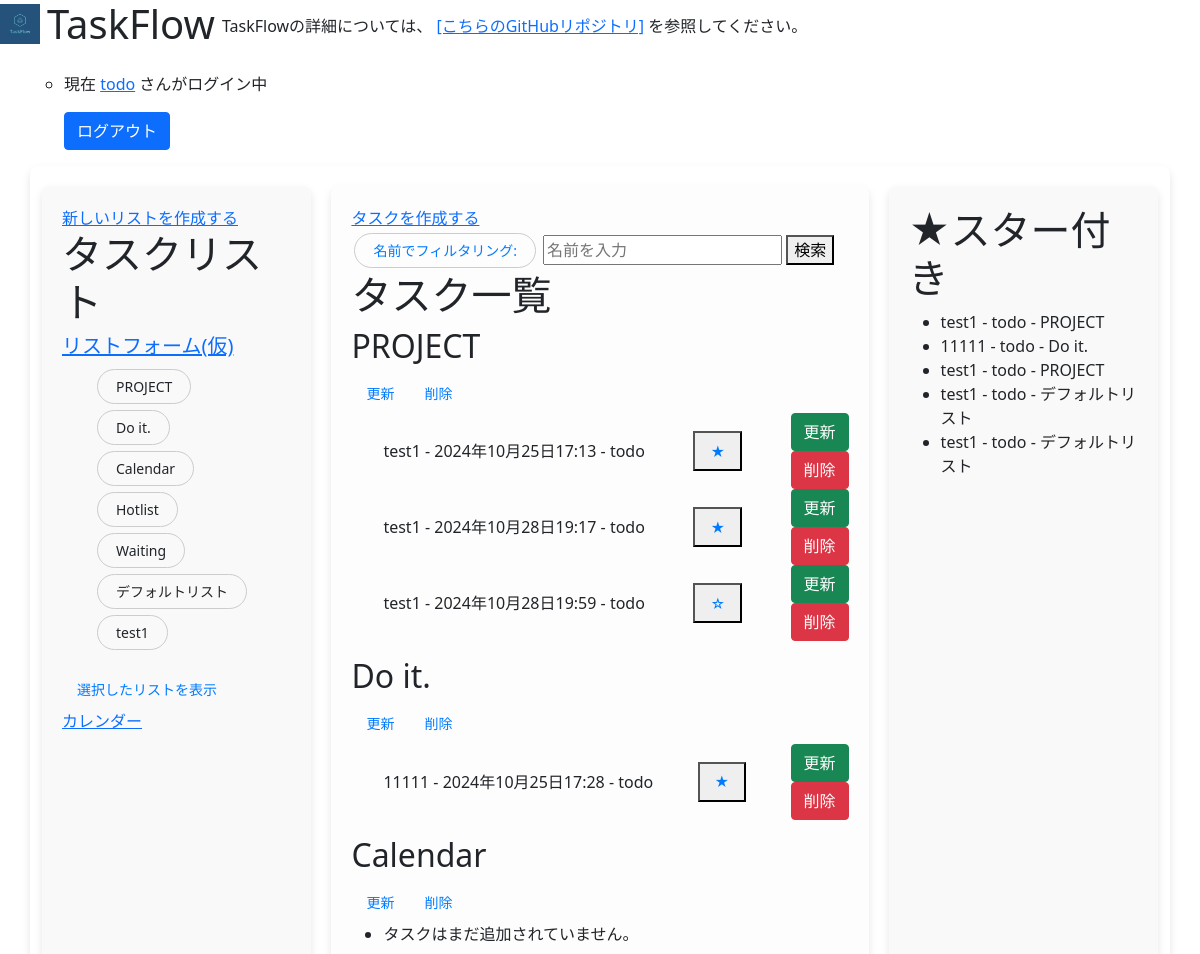
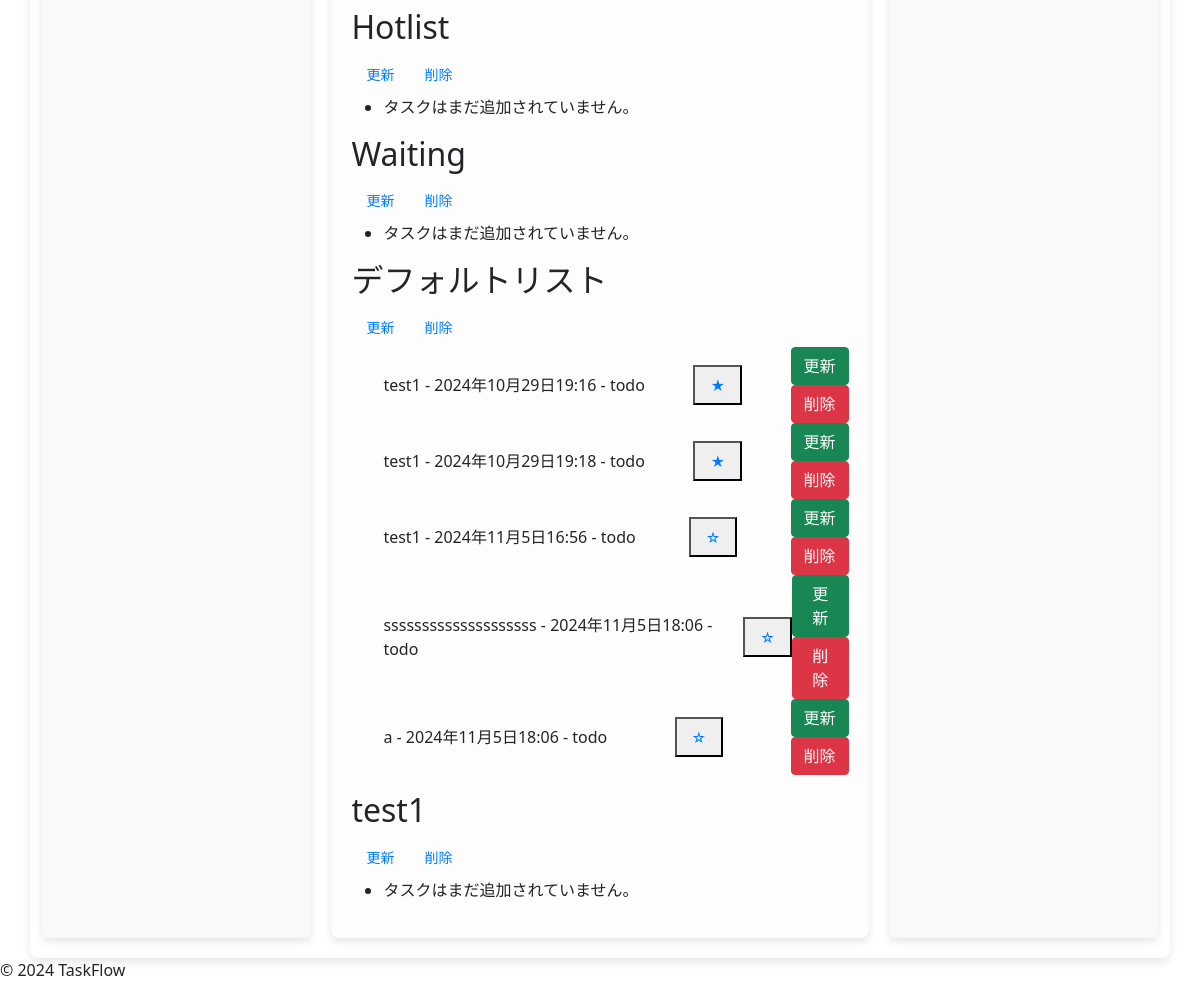
/tasks/ (signed in), run on an earlier commit of the app's database (2 pictures, top to bottom).
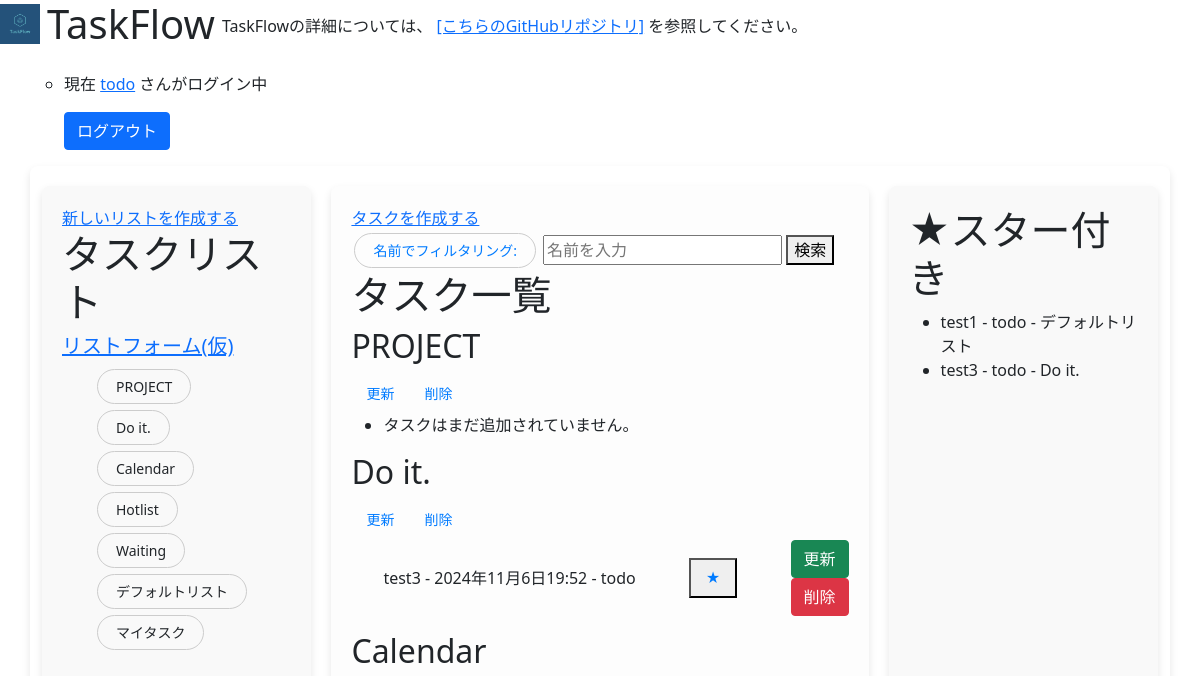
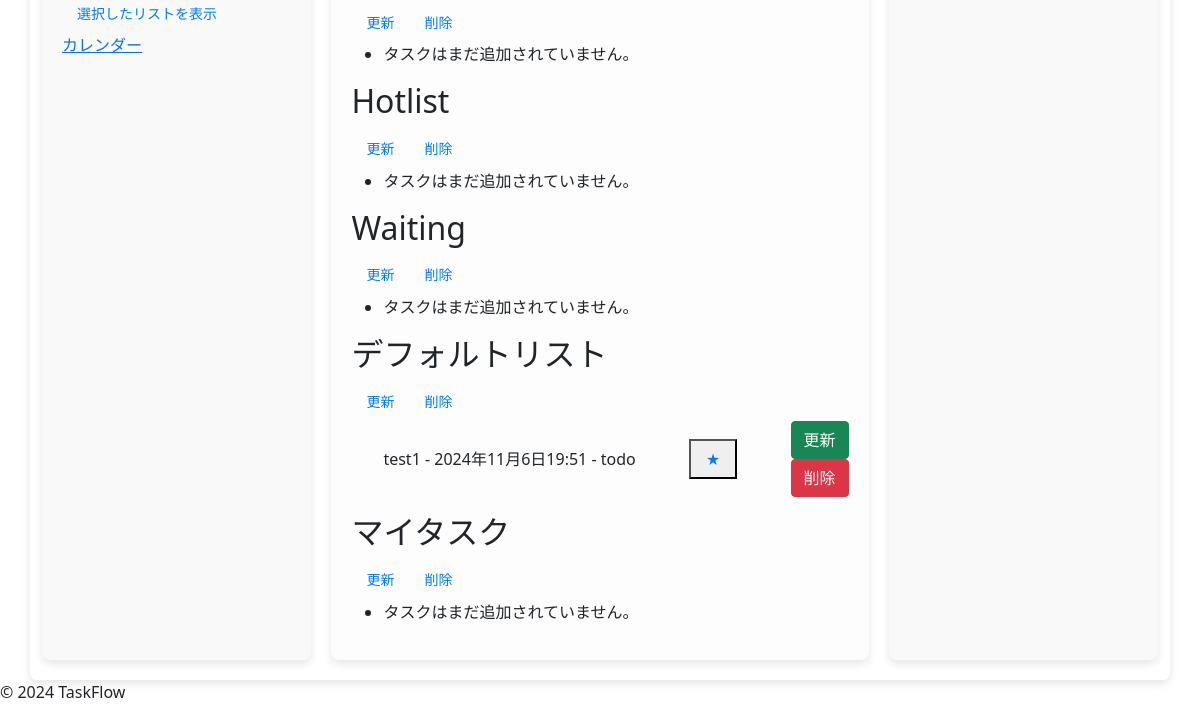
And on a later commit of the database (2 pictures, top to bottom).
### todo_app/models.py (models this page shows, shortened)
class TaskList(models.Model):
    name=models.CharField(max_length=20) #リスト名

class TaskCreate(models.Model):
    title=models.CharField(max_length=20) #タスクのタイトル
    description=models.TextField(null=True,blank=True) #説明
    due_date=models.DateTimeField(default=timezone.now) #期日
    is_starred=models.BooleanField(default=False) #スターの状態
    user = models.ForeignKey(settings.AUTH_USER_MODEL, on_delete=models.CASCADE) #作成したユーザー
    list=models.ForeignKey(TaskList,on_delete=models.CASCADE,default=1) #リストモデルとの関係

### accounts/models.py (models this page shows)
class CustomUser(AbstractUser):
    username=models.CharField(max_length=20,null=False,unique=True) #ユーザーネーム
    age=models.IntegerField(null=True, blank=True) #年齢
    mail=models.EmailField(max_length=30,null=True, blank=True,unique=True) #メールアドレス

### todo_app/views.py (the view)
# urls.py: path('tasks/', TaskListView.as_view(), name='task_list'),  # タスク一覧
class TaskListView(ListView):
    model = TaskCreate  # 表示するモデル
    template_name = 'todo_app/task_list.html'  # 使用するテンプレート
    context_object_name = 'tasks'  # テンプレートで使用するオブジェクト名
    def get_queryset(self):
        return TaskCreate.objects.filter(user=self.request.user)
    def get_context_data(self, **kwargs):
        context = super().get_context_data(**kwargs)
        filter_name = self.request.GET.get('filter_name', '')
        if filter_name:
            context['lists'] = TaskList.objects.filter(name__icontains=filter_name)  # 部分一致でフィルタリング
        else:
            context['lists'] = TaskList.objects.all()  # すべてのリストを表示
        return context

### templates/todo_app/task_list.html (shortened to what the changed rows need)
{% extends 'base.html' %}
{% load static %}
{% block content %}
<div class='container'>
    <div class='list-filter'>
        <h1>タスクリスト</h1>
        <form method="post" action="{% url 'task_list' %}">
            <ul>
                {% for list in lists %}
                    <li style="display: flex; align-items: center; justify-content: space-between;">
                        <label for="checkbox_{{ list.id }}">
                            {{ list.name }}
                        </label>
                    </li>
                {% endfor %}
            </ul>
        </form>
    </div>
    <div class='task-list'>
        <h1>タスク一覧</h1>
        {% if lists %}
            {% for list in lists %}
                <div class="list-container" onmouseover="showBorder(this)" onmouseout="hideBorder(this)">
                    <h2>{{ list.name }}</h2>
                    <div class="btn-group">
                        <form action="{% url 'list_update' list.id %}">
                            <button type="submit" class="button">更新</button>
                        </form>
                        <form action="{% url 'list_delete' list.id %}" method="post" onsubmit="return confirmDeleteList();">
                            <button type="submit" class="button">削除</button>
                        </form>
                    </div>
                    <ul class="Sortable" data-list-id="{{list.id}}" id="list_{{list.id}}">
                        {% for task in list.taskcreate_set.all %}
                            <li style="display: flex; align-items: center; justify-content: space-between;">
                                <span>
                                    {{ task.title }} - {{ task.due_date }} - {{ task.user.username }}
                                </span>
                                <form action="{% url 'toggle_star' task.id %}" method="post" style="background: none; border: none; cursor: none;">
                                    <div class='btn-group'>
                                        <button type="submit">
                                            <span class="{% if task.is_starred %}starred{% else %}not-starred{% endif %}">
                                                {% if task.is_starred %}
                                                    ★
                                                {% else %}
                                                    ☆
                                                {% endif %}
                                            </span>
                                        </button>
                                    </div>
                                </form>
                                <div>
                                    <form action="{% url 'task_update' task.id %}" method="get">
                                        <button type="submit" class="btn btn-success">更新</button>
                                    </form>
                                    <form action="{% url 'task_delete' task.id %}" method="post" onsubmit="return confirmDeleteTask();" class="d-inline">
                                        <button type="submit" class="btn btn-danger">削除</button>
                                    </form>
                                </div>
                            </li>
                        {% empty %}
                            <li>タスクはまだ追加されていません。</li>
                        {% endfor %}
                    </ul>
                </div>
            {% endfor %}
        {% elif message %}
            <script>
                // メッセージが存在する場合にアラートを表示
                alert('{{ message }}')
                alert('もう一度検索ボタンをクリックすると一覧表示へ戻ります。')
            </script>
        {% endif %}
    </div>
    <div class="star-list">
        <h1>★スター付き</h1>
        <ul>
            {% for task in tasks %}
                {% if task.is_starred %}
                    <li>
                        {{ task.title }} - {{ task.user.username }} - {{ task.list.name }}
                    </li>
                {% endif %}
            {% empty %}
                <li>スター付きタスクはありません。</li>
            {% endfor %}
        </ul>
    </div>
</div>
{% endblock %}

What changed in the data, as far as the page shows it:
removed TaskList: name "test1"
removed TaskCreate: title "test1", due_date "2024年10月25日17:13", user.username "todo", list.name "PROJECT"
removed TaskCreate: title "test1", due_date "2024年10月28日19:17", user.username "todo", list.name "PROJECT"
removed TaskCreate: title "test1", due_date "2024年10月28日19:59", user.username "todo", shown under TaskList "PROJECT"
removed TaskCreate: title "11111", due_date "2024年10月25日17:28", user.username "todo", list.name "Do it."
removed TaskCreate: title "test1", due_date "2024年10月29日19:16", user.username "todo", list.name "デフォルトリスト"
removed TaskCreate: title "test1", due_date "2024年10月29日19:18", user.username "todo", list.name "デフォルトリスト"
removed TaskCreate: title "test1", due_date "2024年11月5日16:56", user.username "todo", shown under TaskList "デフォルトリスト"
removed TaskCreate: title "ssssssssssssssssssss", due_date "2024年11月5日18:06", user.username "todo", shown under TaskList "デフォルトリスト"
removed TaskCreate: title "a", due_date "2024年11月5日18:06", user.username "todo", shown under TaskList "デフォルトリスト"
shown differently, row unchanged: TaskList "PROJECT": now shows "タスクはまだ追加されていません。"
added TaskList: name "マイタスク"
added TaskCreate: title "test3", due_date "2024年11月6日19:52", user.username "todo", list.name "Do it."
added TaskCreate: title "test1", due_date "2024年11月6日19:51", user.username "todo", list.name "デフォルトリスト"
